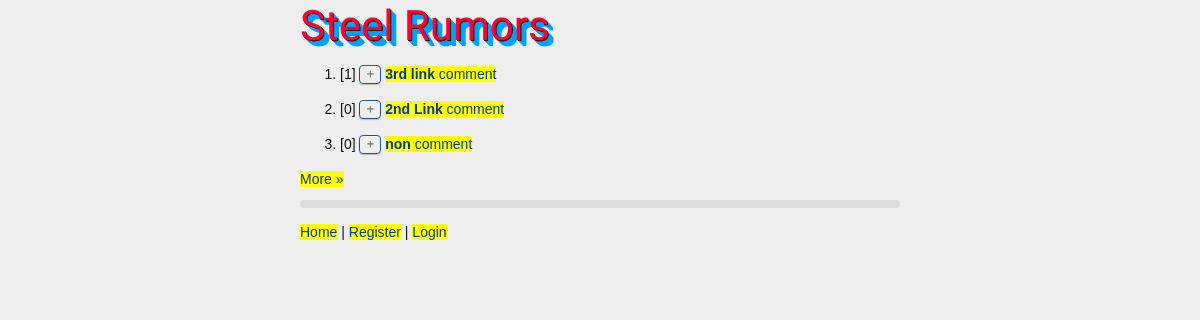
Page /home/ on the earlier database version.
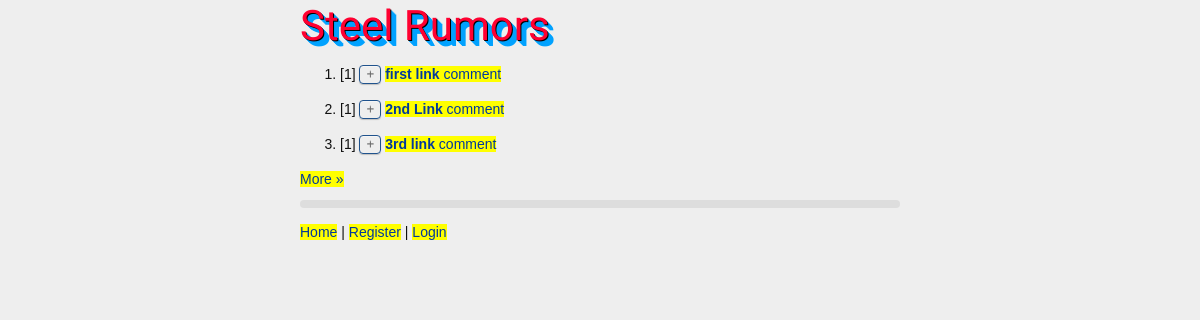
Same page on the later database version.
### links/models.py (models this page shows, shortened)
class Link(models.Model):
    title = models.CharField("Headline", max_length=100)
    submitter = models.ForeignKey(User)
    submitted_on = models.DateTimeField(auto_now_add=True)
    rank_score = models.FloatField(default=0.0)
    url = models.URLField("URL", max_length=250, blank=True)
    description = models.TextField(blank=True)
    objects = models.Manager()  # default manager
    with_votes = LinkVoteCountManager()

### links/views.py (the view)
class LinkListView(RandomGossipMixin, generic_views.ListView):
    model = links_models.Link
    queryset = links_models.Link.with_votes.all()
    paginate_by = 3
    def get_context_data(self, **kwargs):
        context = super(LinkListView, self).get_context_data(**kwargs)
        if self.request.user.is_authenticated():
            voted = Vote.objects.filter(voter=self.request.user)
            links_in_page = [link.id for link in context["object_list"]]
            voted = voted.filter(link_id__in=links_in_page)
            voted = voted.values_list('link_id', flat=True)
            context["voted"] = voted
        return context

### links/views.py (called while the page is built)
    def get_context_data(self, **kwargs):
        context = super(RandomGossipMixin, self).get_context_data(**kwargs)
        context["randomquip"] = Comment.objects.order_by('?')[0]
        return context

### links/templates/links/link_list.html (shortened to what this page needs)
{% extends "base.html" %}
{% load comments %}
{% block content %}
{% if is_paginated %}
<ol start="{{ page_obj.start_index }}">
{% else %}
<ol>
{% endif %}
{% for link in object_list %}
<form method="post" action="{% url 'vote' %}" class="vote_form">
  <li> [{{ link.votes }}]
    {% if not user.is_authenticated %}
    <button disabled title="Please Login to Vote">+</button>
    {% elif link.pk not in voted %}
    <button>+</button>
    {% else %}
    <button>-</button>
    {% endif %}
    <a href="{% url 'link_detail' pk=link.pk %}">
      <b>{{ link.title }}</b>
      {% get_comment_count for link as comment_count %}
      {{ comment_count }} comment{{ comment_count|pluralize }}
    </a>
  </li>
</form>
{% endfor %}
</ol>
{% if is_paginated %}
<div class="pagination">
		{% if page_obj.has_next %}
		<a href="?page{{ page_obj.next_page_number }}">More &raquo;</a>
		{% endif %}
</div>
{% endif %}
<blockquote style="background-color: #ddd; padding: 4px; border-radius: 10px; margin: 10px 0; color: #666; font-size: smaller; text-shadow: rgba(255, 255, 255, 0.8) 1px 1px 0;">
</blockquote>
{% endblock %}

### links/templates/base.html (shortened to what this page needs)
<html>
<head>
  <link rel="stylesheet" type="text/css" href="/static/links/css/main.css"/>
</head>
<body>
<h1>Steel Rumors</h1>
{% block content %}
{% endblock %}
<footer>
  <p>
    <a href="{% url 'home' %}">Home</a> |
{% if user.is_authenticated %}
    <a href="{% url 'link_create' %}">Submit Links</a> |
    <a href="{% url 'logout' %}">Logout</a> |
    <a href="{% url 'profile' slug=user.username %}"><b>{{ user.username }}</b></a>
{% else %}
    <a href="{% url 'registration_register' %}">Register</a> |
    <a href="{% url 'login' %}">Login</a>
{% endif %}
  </p>
</footer>
</body>
</html>

### links/static/links/css/main.css (style rules this page uses)
html, body { margin: 0; padding: 0; height: 100%; font: 14px/21px Helvetica, Sans-Serif; }
html { color: #111; background: #eee; }
body { margin: 0 auto; min-height: 100%; position: relative; max-width: 600px; margin: 0 auto; }
h1, h2, h3, h4, h5, h6 { color: #FF0031; }
h1 { font-family: 'Passion One', cursive; font-weight: normal; padding: 15px 0 0 0; font-size: 3em; text-shadow: 1px 1px #000, 2px 2px #02a2fe, 3px 3px #02a2fe, 4px 4px #02a2fe, 5px 5px #02a2fe, 6px 6px #02a2fe; }
a { background: #FFFF00; color: #00399C; text-decoration: none; }
button, input[type="button"], input[type="reset"], input[type="submit"] { cursor: pointer; -webkit-appearance: button; -webkit-border-radius: 4px; -moz-border-radius: 4px; border-radius: 4px; border: solid 1px #20538D; text-shadow: 0 -1px 0 rgba(0, 0, 0, 0.4); -webkit-box-shadow: inset 0 1px 0 rgba(255, 255, 255, 0.4), 0 1px 1px rgba(0, 0, 0, 0.2); -moz-box-shadow: inset 0 1px 0 rgba(255, 255, 255, 0.4), 0 1px 1px rgba(0, 0, 0, 0.2); box-shadow: inset 0 1px 0 rgba(255, 255, 255, 0.4), 0 1px 1px rgba(0, 0, 0, 0.2); }

Differences in the rows shown:
removed Link: votes "0", title "2nd Link"
removed Link: votes "0", title "non"
added Link: votes "1", title "first link"
added Link: votes "1", title "2nd Link"
